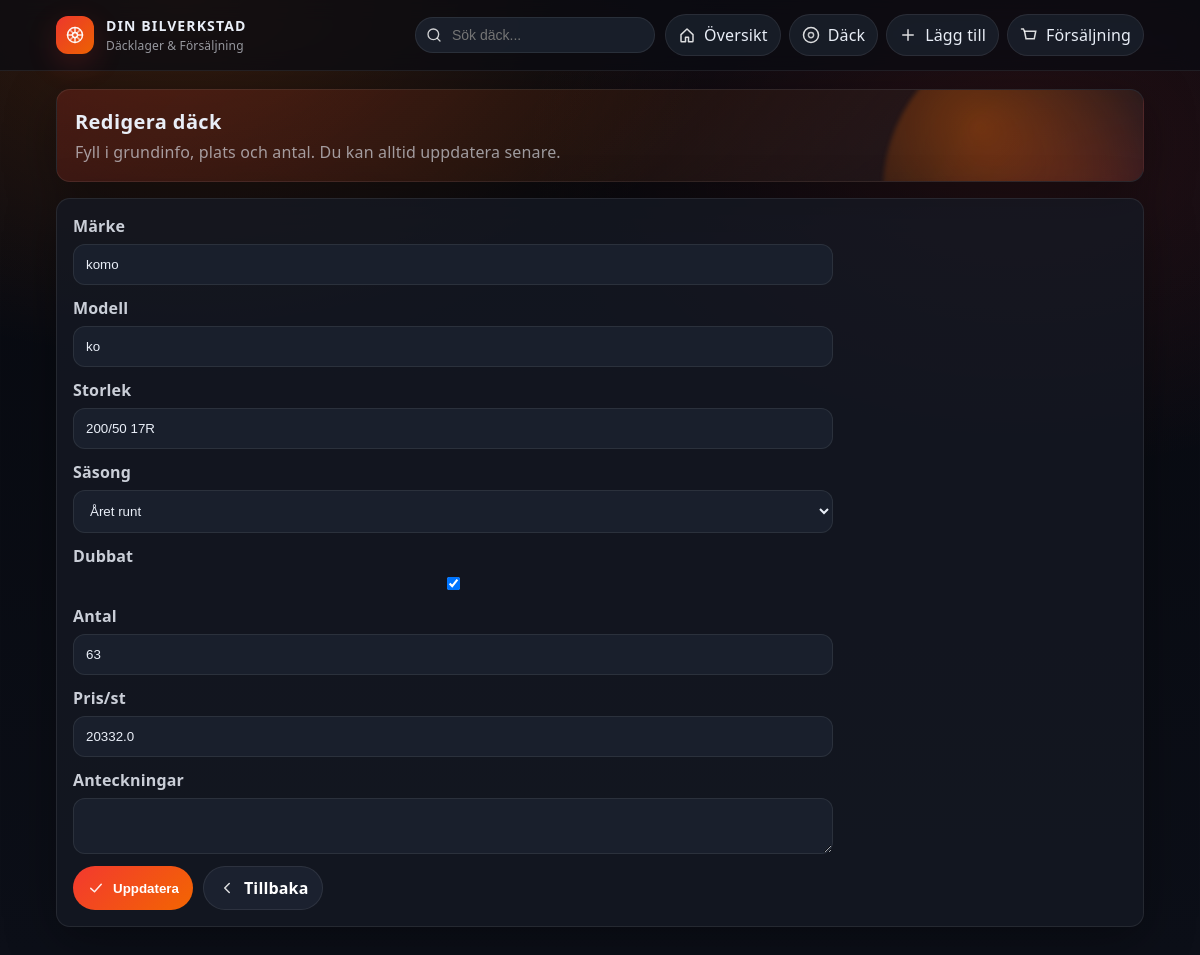
The page /dack/2/redigera on the database its author committed.
### models.py (models this page shows)
class Tyre(db.Model):
    id = db.Column(db.Integer, primary_key=True)
    brand = db.Column(db.String(120), nullable=False)
    model = db.Column(db.String(120), nullable=False)
    size = db.Column(db.String(120), nullable=False)
    season = db.Column(db.String(20), nullable=False)
    studded = db.Column(db.Boolean, default=False)
    quantity = db.Column(db.Integer, default=0)
    price = db.Column(db.Float, default=0.0)
    location_id = db.Column(db.Integer, db.ForeignKey("location.id"), nullable=True)
    location = db.relationship("Location", backref="tyres")
    notes = db.Column(db.Text, default="")
    created_at = db.Column(db.DateTime, default=datetime.utcnow)
    updated_at = db.Column(db.DateTime, default=datetime.utcnow, onupdate=datetime.utcnow)

### app.py (the view, shortened to what this page needs)
    @app.route("/dack/<int:tyre_id>/redigera", methods=["GET", "POST"])
    def tyre_edit(tyre_id: int):
        t = Tyre.query.get_or_404(tyre_id)
        return render_template("tyre_form.html", tyre=t)

### templates/tyre_form.html (shortened to what this page needs)
{% extends "base.html" %}
{% block content %}
<section class="hero">
  <h1>{{ 'Redigera däck' if tyre else 'Lägg till däck' }}</h1>
  <p class="muted">Fyll i grundinfo, plats och antal. Du kan alltid uppdatera senare.</p>
</section>
<section class="card">
  <form method="post" class="form">
    <div class="row">
      <label>Märke</label>
      <input type="text" name="brand" required value="{{ tyre.brand if tyre else '' }}">
    </div>
    <div class="row">
      <label>Modell</label>
      <input type="text" name="model" required value="{{ tyre.model if tyre else '' }}">
    </div>
    <div class="row">
      <label>Storlek</label>
      <input type="text" name="size" required placeholder="t.ex. 205/55 R16" value="{{ tyre.size if tyre else '' }}">
    </div>
    <div class="row">
      <label>Säsong</label>
      <select name="season" required>
        {% set s = tyre.season if tyre else '' %}
        <option value="året runt" {% if s=='året runt' %}selected{% endif %}>Året runt</option>
      </select>
    </div>
    <div class="row">
      <label>Dubbat</label>
      <input type="checkbox" name="studded" {% if tyre and tyre.studded %}checked{% endif %}>
    </div>
    <div class="row">
      <label>Antal</label>
      <input type="number" name="quantity" min="0" required value="{{ tyre.quantity if tyre else 0 }}">
    </div>
    <div class="row">
      <label>Pris/st</label>
      <input type="number" step="0.01" name="price" min="0" value="{{ tyre.price if tyre else 0 }}">
    </div>
    <div class="row">
      <label>Anteckningar</label>
      <textarea name="notes">{{ tyre.notes if tyre else '' }}</textarea>
    </div>
    <div class="actions">
      <button type="submit">
        <svg class="icon" viewBox="0 0 24 24" fill="none" aria-hidden="true">
          <path d="M5 12.5 10 17l9-10" stroke="white" stroke-width="2" stroke-linecap="round" stroke-linejoin="round" opacity="0.9"/>
        </svg>
        {{ 'Uppdatera' if tyre else 'Spara' }}
      </button>
      <a class="btn secondary" href="{{ url_for('tyres') }}">
        <svg class="icon" viewBox="0 0 24 24" fill="none" aria-hidden="true">
          <path d="M15 18 9 12l6-6" stroke="white" stroke-width="2" stroke-linecap="round" stroke-linejoin="round" opacity="0.85"/>
        </svg>
        Tillbaka
      </a>
    </div>
  </form>
</section>
{% endblock %}

### static/style.css (style rules this page uses)
:root { --bg0: #07090f; --bg1: #0c0f18; --panel: rgba(21, 25, 35, 0.78); --panel-strong: #151923; --stroke: rgba(255, 255, 255, 0.08); --text: #e9eef7; --muted: rgba(233, 238, 247, 0.62); --accent: #ff3b30; --accent2: #ff6a00; --ok: #2ecc71; --danger: #ff3b30; --shadow: 0 12px 50px rgba(0, 0, 0, 0.35); --radius: 14px; }
* { box-sizing: border-box; }
html, body { height: 100%; }
body { margin: 0; color: var(--text); background: radial-gradient(900px 600px at 15% 0%, rgba(255, 106, 0, 0.18), transparent 60%), radial-gradient(900px 600px at 85% 15%, rgba(255, 59, 48, 0.12), transparent 55%), linear-gradient(180deg, var(--bg0) 0%, var(--bg1) 100%); font-family: system-ui, -apple-system, Segoe UI, Roboto, Ubuntu, "Helvetica Neue", Arial; letter-spacing: 0.01em; }
a { color: inherit; }
.hero { position: relative; overflow: hidden; border-radius: var(--radius); padding: 18px; background: linear-gradient(135deg, rgba(255, 59, 48, 0.16) 0%, rgba(255, 106, 0, 0.08) 50%, rgba(21, 25, 35, 0.78) 100%); border: 1px solid var(--stroke); box-shadow: var(--shadow); margin-bottom: 16px; }
.hero::after { content: ""; position: absolute; inset: -60px -60px auto auto; width: 320px; height: 320px; border-radius: 50%; background: radial-gradient(circle at 30% 30%, rgba(255, 106, 0, 0.35), transparent 60%), radial-gradient(circle at 70% 70%, rgba(255, 59, 48, 0.25), transparent 62%); filter: blur(2px); }
.hero h1 { margin: 0 0 6px; font-size: 20px; letter-spacing: 0.02em; }
.hero p { margin: 0; color: var(--muted); }
.card { background: var(--panel); border-radius: var(--radius); padding: 16px; border: 1px solid var(--stroke); box-shadow: var(--shadow); transform: translateY(0); transition: transform 160ms ease, border-color 160ms ease; }
.form { max-width: 760px; }
.form .row { display: flex; flex-direction: column; gap: 7px; margin-bottom: 12px; }
label { font-weight: 650; color: rgba(233, 238, 247, 0.86); }
.form input, .form select, .form textarea { background: rgba(28, 35, 48, 0.85); border: 1px solid var(--stroke); color: var(--text); border-radius: 12px; padding: 12px 12px; outline: none; transition: border-color 140ms ease, transform 140ms ease; }
.actions { display: flex; flex-wrap: wrap; gap: 10px; }
button, .btn { display: inline-flex; align-items: center; gap: 8px; background: linear-gradient(135deg, rgba(255, 59, 48, 0.95) 0%, rgba(255, 106, 0, 0.95) 100%); color: #fff; border: none; border-radius: 999px; padding: 10px 14px; cursor: pointer; text-decoration: none; font-weight: 750; transition: transform 140ms ease, filter 140ms ease; }
.btn.secondary { background: rgba(33, 40, 54, 0.72); border: 1px solid var(--stroke); }
.icon { width: 18px; height: 18px; display: inline-block; }
.muted { color: var(--muted); }

### rows shown on the page
Tyre: brand "komo", model "ko", size "200/50 17R", season "Året runt", studded "☑", quantity "63", price "20332.0"

### other values the page prints
{{ 'Redigera däck' if tyre else 'Lägg till däck' }} "Redigera däck"
{{ 'Uppdatera' if tyre else 'Spara' }} "Uppdatera"
